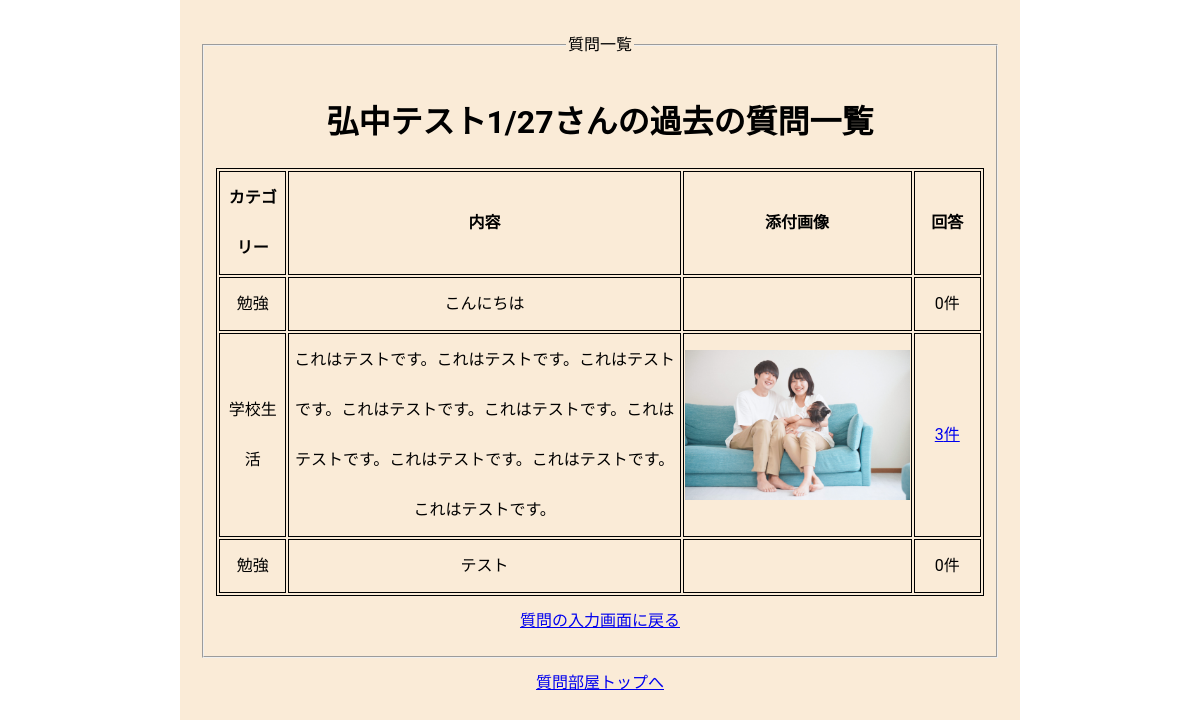
Before: /question_my_read.php (signed in) with the older database file.
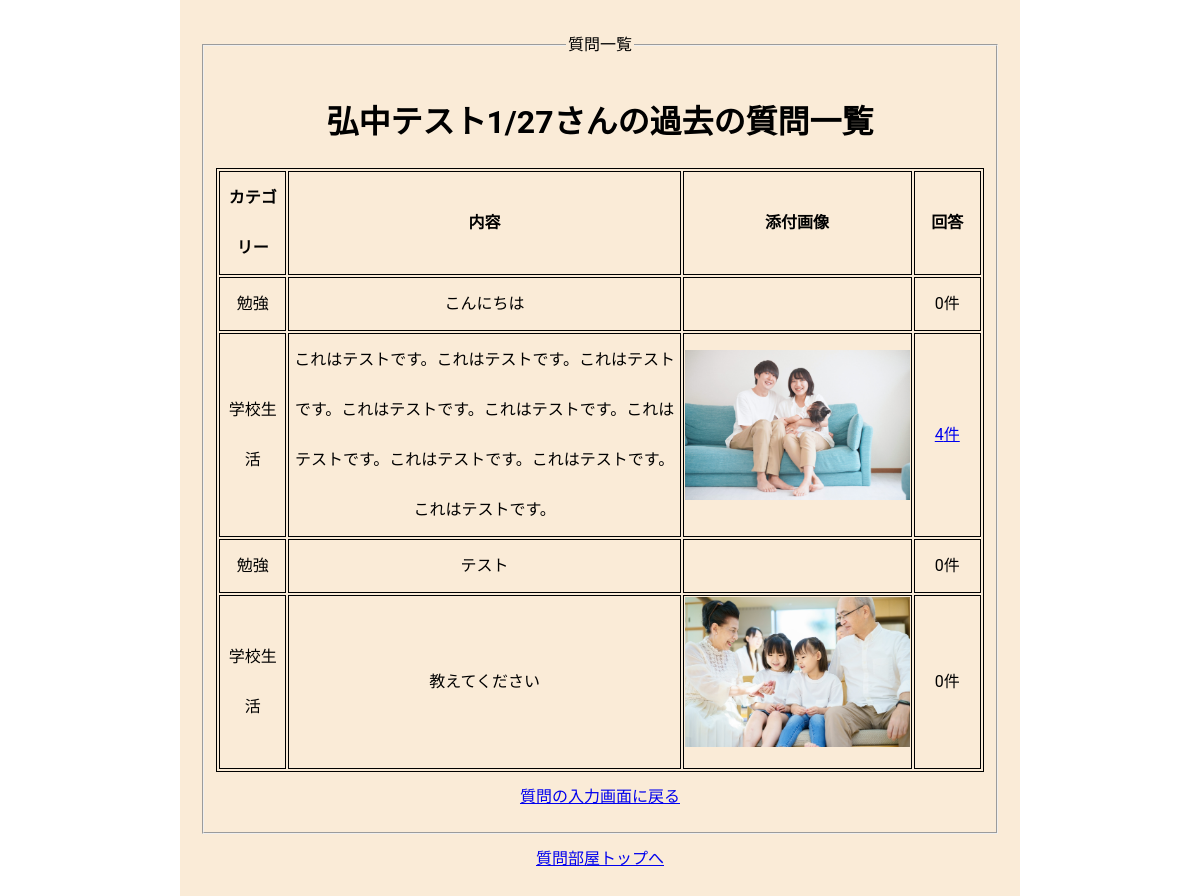
After: the same page with the newer database file.
### tables this page shows
CREATE TABLE `question_table` (
  `id` int(11) NOT NULL,
  `user_id` int(11) NOT NULL,
  `category` varchar(128) NOT NULL,
  `question` varchar(128) NOT NULL,
  `image` varchar(128) DEFAULT NULL,
  `created_at` datetime NOT NULL,
  `updated_at` datetime NOT NULL
);

### question_my_read.php (the view, shortened to what this page needs)
<?php
$user_id = $_SESSION['user_id'];
$user_name = $_SESSION['user_name'];
$pdo = connect_to_db();
$sql = "SELECT * FROM question_table LEFT OUTER JOIN
( SELECT question_id, COUNT(id) AS answer_count FROM answer_table GROUP BY question_id )
AS result_table
ON question_table.id = result_table.question_id
WHERE user_id=:user_id
ORDER BY created_at ASC";
$stmt = $pdo->prepare($sql);
$stmt->bindValue(':user_id', $user_id);
try {
  $status = $stmt->execute();
} catch (PDOException $e) {
  echo json_encode(["sql error" => "{$e->getMessage()}"]);
  exit();
}
$result = $stmt->fetchAll(PDO::FETCH_ASSOC);
$output = "";
foreach ($result as $record) {
  if ($record["answer_count"] == NULL) {
    $answer_count = 0;
    $answer_link = "";
  } else {
    $answer_count = $record["answer_count"];
    $answer_link = "<a href='answer_read.php?id={$record["id"]}'>";
  }
  $output .= "
  <tr>
    <td>{$record["category"]}</td>
    <td>{$record["question"]}</td>
    <td><img src='{$record["image"]}' height='150px'></td>
    <td>$answer_link{$answer_count}件</a></td>
  </tr>
  ";
}
?>
<!DOCTYPE html>
<html lang="ja">
<head>
  <link rel="stylesheet" href="css/style.css">
</head>
<body>
  <div class="wrapper">
    <fieldset>
      <legend>質問一覧</legend>
      <h1><?php echo $user_name; ?>さんの過去の質問一覧</h1>
      <div class="contents">
        <table>
          <thead>
            <tr>
              <th width="10%">カテゴリー</th>
              <th width="60%">内容</th>
              <th width="20%">添付画像</th>
              <th width="10%">回答</th>
            </tr>
          </thead>
          <tbody>
            <?= $output ?>
          </tbody>
        </table>
      </div>
      <a href="question_input.php">質問の入力画面に戻る</a>
    </fieldset>
    <div><a href="question.php">質問部屋トップへ</a></div>
  </div>
</body>
</html>

Changed rows visible on the page:
computed for question_table (number 2 of 4 on the later page): answer_count "3" → "4"
added question_table: category "学校生活", question "教えてください", image (picture), answer_count "0"
